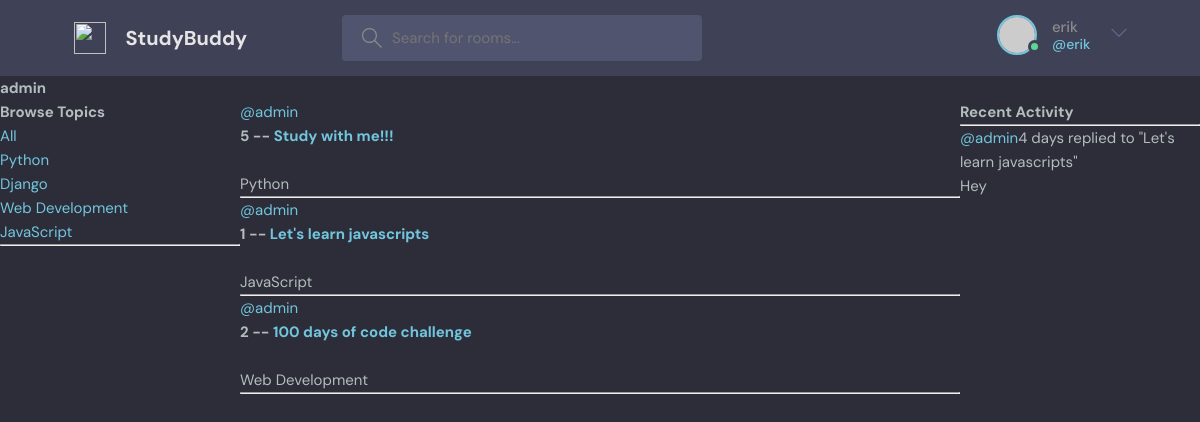
The page /profile/1/ (signed in) on the database its author committed.
### base/models.py (models this page shows, shortened)
class Topic(models.Model):
    name = models.CharField(max_length=200)

class Room(models.Model):
    host = models.ForeignKey(User, on_delete=models.SET_NULL, null=True)
    topic = models.ForeignKey(Topic, on_delete=models.SET_NULL, null=True)
    name = models.CharField(max_length = 200)
    description = models.TextField(null = True, blank = True)
    participants = models.ManyToManyField(User, related_name='participants', blank=True)
    updated = models.DateTimeField(auto_now = True)
    created = models.DateTimeField(auto_now_add = True)
    def __str__(self):
        return self.name
    class Meta:
        ordering = ['-updated', '-created']

class Message(models.Model):
    user = models.ForeignKey(User, on_delete=models.CASCADE)
    room = models.ForeignKey(Room, on_delete=models.CASCADE)
    body = models.TextField()
    updated = models.DateTimeField(auto_now = True)
    created = models.DateTimeField(auto_now_add = True)
    class Meta:
        ordering = ['-updated', '-created']
    def __str__(self):
        return self.body[0:50]

### base/views.py (the view)
# urls.py: path('profile/<str:pk>/', views.userProfile, name = 'user-profile'),
def userProfile(request, pk):
    user = User.objects.get(id=pk)
    rooms = user.room_set.all()
    room_messages = user.message_set.all()
    topics = Topic.objects.all()
    context = {'user' : user, 'rooms' : rooms, 'room_messages' : room_messages, 'topics' : topics}
    return render(request, 'base/profile.html', context)

### base/templates/base/profile.html (shortened to what this page needs)
{% extends 'main.html' %}
{% block content %}
<h1>{{user.username}}</h1>
<div class="profile-container">
  <div>{% include 'base/topics_component.html' %}</div>
  <div>{% include 'base/feed_component.html' %}</div>
  <div>{% include 'base/activity_component.html' %}</div>
</div>
{% endblock content %}

### templates/navbar.html (shortened to what this page needs)
<header class="header header--loggedIn">
  <div class="container">
    <a href="{% url 'home' %}" class="header__logo">
      <img src="assets/logo.svg" />
      <h1>StudyBuddy</h1>
    </a>
    <form class="header__search" method="GET" action="{% url 'home' %}">
      <label>
        <input name="q" placeholder="Search for rooms..." />
      </label>
    </form>
    <nav class="header__menu">
      {% if request.user.is_authenticated %}
      <div class="header__user">
        <a href="profile.html">
          <div class="avatar avatar--medium active">
            <img src="https://randomuser.me/api/portraits/men/37.jpg" />
          </div>
          <p>
            {{request.user.username}} <span>@{{request.user.username}}</span>
          </p>
        </a>
        <button class="dropdown-button">
          <svg
            version="1.1"
            xmlns="http://www.w3.org/2000/svg"
            width="32"
            height="32"
            viewBox="0 0 32 32"
          >
            <title>chevron-down</title>
            <path d="M16 21l-13-13h-3l16 16 16-16h-3l-13 13z"></path>
          </svg>
        </button>
      </div>
      {% else %}
      <a href="{% url 'login' %}">
        <img src="./assets/avatar.svg" />
        <p>Login</p>
      </a>
      {% endif %}
    </nav>
  </div>
</header>

### base/templates/base/topics_component.html
<h3>Browse Topics</h3>
<div>
  <a href="{% url 'home' %}">All</a>
</div>
{% for topic in topics %}
<div>
  <a href="{% url 'home' %}?q={{topic.name}}">{{topic.name}}</a>
</div>
{% endfor %}
<hr />

### base/templates/base/feed_component.html (shortened to what this page needs)
<div>
  {% for room in rooms %}
  <div>
    <a href="{% url 'user-profile' room.host.id %}">@{{room.host.username}}</a>
    <h5>{{room.id}} -- <a href="{% url 'room' room.id %}">{{room.name}}</a></h5>
    <br />
    <small>{{room.topic.name}}</small>
    <hr />
  </div>
  {% endfor%}
</div>

### base/templates/base/activity_component.html (shortened to what this page needs)
<h3>Recent Activity</h3>
<hr />
{% for message in room_messages %}
<div>
  <small
    ><a href="{% url 'user-profile' message.user.id %}">@{{message.user}} </a
    >{{message.created | timesince}}</small
  >
  <small>replied to "{{message.room}}"</small>
  <p>{{message}}</p>
  <br />
</div>
{% endfor %}

### static/styles/style.css (style rules this page uses)
:root { --color-main: #71c6dd; --color-main-light: #e1f6fb; --color-dark: #3f4156; --color-dark-medium: #51546e; --color-dark-light: #696d97; --color-light: #e5e5e5; --color-gray: #8b8b8b; --color-light-gray: #b2bdbd; --color-bg: #2d2d39; --color-success: #5dd693; --color-error: #fc4b0b; }
* { font-family: "DM Sans", -apple-system, BlinkMacSystemFont, "Segoe UI", Roboto, Oxygen, Ubuntu, Cantarell, "Open Sans", "Helvetica Neue", sans-serif; margin: 0; padding: 0; box-sizing: border-box; text-rendering: optimizeLegibility; font-size: inherit; }
html { font-size: 56.25%; }
@media only screen and (min-width: 1200px) { html { font-size: 62.5%; } }
body { line-height: 1.6; font-weight: 400; font-size: 1.5rem; color: var(--color-light-gray); background-color: var(--color-bg); min-height: 100vh; }
img { width: 100%; }
a { display: inline-block; color: var(--color-main); text-decoration: none; }
.container { max-width: 120rem; width: 90%; margin: auto; }
.avatar { position: relative; display: inline-block; border-radius: 50%; border: 2px solid var(--color-main); }
.avatar img { display: block; border-radius: 50%; object-fit: cover; object-position: center; }
.avatar::after { content: ""; display: block; position: absolute; background-color: var(--color-gray); z-index: 111; border-radius: 50%; border: 0.3rem solid var(--color-dark); }
.avatar.active::after { background-color: var(--color-success); }
.avatar.avatar--medium img { width: 3.6rem; height: 3.6rem; border-radius: 50%; }
.avatar.avatar--medium:after { width: 0.7rem; height: 0.7rem; bottom: 0px; right: -6px; }
.header { padding: 1.5rem; background-color: var(--color-dark); }
.header > .container { display: flex; gap: 9.5rem; }
.header__logo, .header__user { display: flex; gap: 2rem; align-items: center; }
.header__logo > img { height: 3.2rem; width: 3.2rem; }
.header__logo > h1 { font-weight: 700; font-size: 2rem; color: var(--color-light); }
.header__search > label { background-color: var(--color-dark-medium); padding: 1.3rem 1rem; display: flex; align-items: center; gap: 1rem; border-radius: 4px; }
.header__search svg { fill: var(--color-gray); width: 2rem; height: 2rem; margin-left: 1rem; }
.header__search input { width: 30rem; background: transparent; border: none; outline: none; color: var(--color-light); }
.header__menu { margin-left: auto; position: relative; }
.header__menu a { display: flex; gap: 1.5rem; align-items: center; font-weight: 500; text-decoration: none; color: var(--color-gray); }
.header__menu img { height: 3.6rem; }
.header__menu p { line-height: 1.2; }
.header__menu span { color: var(--color-main); font-weight: 500; font-size: 1.4rem; display: block; }
.header__menu svg { width: 1.6rem; height: 1.6rem; fill: var(--color-dark-light); }
.dropdown-button { background: transparent; border: 0; outline: 0; cursor: pointer; }

### base/templates/base/profile.html (style rules this page uses)
.profile-container { display: grid; grid-template-columns: 1fr 3fr 1fr; }

### rows shown on the page
Topic: name "Python"
Topic: name "Django"
Topic: name "Web Development"
Topic: name "JavaScript"
Room: host.username "admin", id "5", name "Study with me!!!", topic.name "Python"
Room: host.username "admin", id "1", name "Let's learn javascripts", topic.name "JavaScript"
Room: host.username "admin", id "2", name "100 days of code challenge", topic.name "Web Development"
Message: user "admin", created "4 days", room "Let's learn javascripts", body "Hey"

### other values the page prints
{{ request.user.username }} "erik"
{{ user.username }} "admin"
